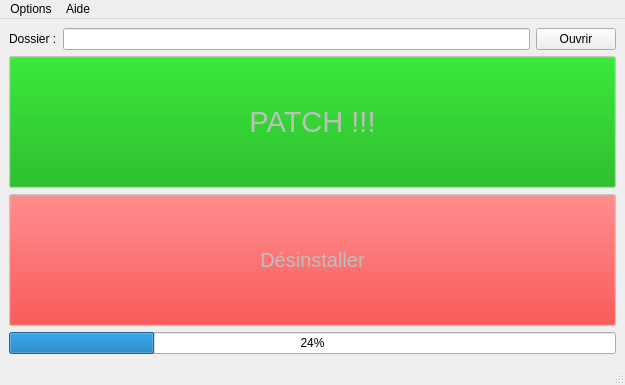
<?xml version="1.0" encoding="UTF-8"?>
<ui version="4.0">
 <class>MainWindow</class>
 <widget class="QMainWindow" name="MainWindow">
  <property name="geometry">
   <rect>
    <x>0</x>
    <y>0</y>
    <width>625</width>
    <height>385</height>
   </rect>
  </property>
  <property name="windowTitle">
   <string>FrenchyBlivion Noob Installer</string>
  </property>
  <widget class="QWidget" name="centralwidget">
   <layout class="QGridLayout" name="gridLayout">
    <item row="1" column="2">
     <widget class="QPushButton" name="openFolderPushButton">
      <property name="text">
       <string>Ouvrir</string>
      </property>
     </widget>
    </item>
    <item row="2" column="0" colspan="3">
     <widget class="QPushButton" name="patchPushButton">
      <property name="enabled">
       <bool>false</bool>
      </property>
      <property name="sizePolicy">
       <sizepolicy hsizetype="Minimum" vsizetype="Minimum">
        <horstretch>0</horstretch>
        <verstretch>0</verstretch>
       </sizepolicy>
      </property>
      <property name="palette">
       <palette>
        <active>
         <colorrole role="Button">
          <brush brushstyle="SolidPattern">
           <color alpha="255">
            <red>0</red>
            <green>170</green>
            <blue>0</blue>
           </color>
          </brush>
         </colorrole>
        </active>
        <inactive>
         <colorrole role="Button">
          <brush brushstyle="SolidPattern">
           <color alpha="255">
            <red>0</red>
            <green>170</green>
            <blue>0</blue>
           </color>
          </brush>
         </colorrole>
        </inactive>
        <disabled>
         <colorrole role="Button">
          <brush brushstyle="SolidPattern">
           <color alpha="255">
            <red>0</red>
            <green>170</green>
            <blue>0</blue>
           </color>
          </brush>
         </colorrole>
        </disabled>
       </palette>
      </property>
      <property name="font">
       <font>
        <pointsize>22</pointsize>
       </font>
      </property>
      <property name="styleSheet">
       <string notr="true"/>
      </property>
      <property name="text">
       <string>PATCH !!!</string>
      </property>
      <property name="iconSize">
       <size>
        <width>200</width>
        <height>200</height>
       </size>
      </property>
     </widget>
    </item>
    <item row="3" column="0" colspan="3">
     <widget class="QPushButton" name="unpatchPushButton">
      <property name="enabled">
       <bool>false</bool>
      </property>
      <property name="sizePolicy">
       <sizepolicy hsizetype="Minimum" vsizetype="Minimum">
        <horstretch>0</horstretch>
        <verstretch>0</verstretch>
       </sizepolicy>
      </property>
      <property name="palette">
       <palette>
        <active>
         <colorrole role="Button">
          <brush brushstyle="SolidPattern">
           <color alpha="255">
            <red>255</red>
            <green>0</green>
            <blue>0</blue>
           </color>
          </brush>
         </colorrole>
        </active>
        <inactive>
         <colorrole role="Button">
          <brush brushstyle="SolidPattern">
           <color alpha="255">
            <red>255</red>
            <green>0</green>
            <blue>0</blue>
           </color>
          </brush>
         </colorrole>
        </inactive>
        <disabled>
         <colorrole role="Button">
          <brush brushstyle="SolidPattern">
           <color alpha="255">
            <red>255</red>
            <green>0</green>
            <blue>0</blue>
           </color>
          </brush>
         </colorrole>
        </disabled>
       </palette>
      </property>
      <property name="font">
       <font>
        <pointsize>15</pointsize>
       </font>
      </property>
      <property name="text">
       <string>Désinstaller</string>
      </property>
     </widget>
    </item>
    <item row="1" column="1">
     <widget class="QLineEdit" name="gameFolderLineEdit"/>
    </item>
    <item row="1" column="0">
     <widget class="QLabel" name="label">
      <property name="text">
       <string>Dossier :</string>
      </property>
     </widget>
    </item>
    <item row="4" column="0" colspan="3">
     <widget class="QProgressBar" name="progressBar">
      <property name="value">
       <number>24</number>
      </property>
     </widget>
    </item>
   </layout>
  </widget>
  <widget class="QMenuBar" name="menubar">
   <property name="geometry">
    <rect>
     <x>0</x>
     <y>0</y>
     <width>625</width>
     <height>21</height>
    </rect>
   </property>
   <widget class="QMenu" name="menuOptions">
    <property name="title">
     <string>Options</string>
    </property>
    <addaction name="actionMusic"/>
   </widget>
   <widget class="QMenu" name="menuCredits">
    <property name="title">
     <string>Aide</string>
    </property>
    <addaction name="actionCredits"/>
   </widget>
   <addaction name="menuOptions"/>
   <addaction name="menuCredits"/>
  </widget>
  <widget class="QStatusBar" name="statusbar"/>
  <action name="actionMusic">
   <property name="checkable">
    <bool>true</bool>
   </property>
   <property name="checked">
    <bool>true</bool>
   </property>
   <property name="text">
    <string>Musique</string>
   </property>
   <property name="toolTip">
    <string>Mes oreilles !!</string>
   </property>
  </action>
  <action name="actionCredits">
   <property name="text">
    <string>Crédits</string>
   </property>
  </action>
 </widget>
 <resources/>
 <connections/>
</ui>
